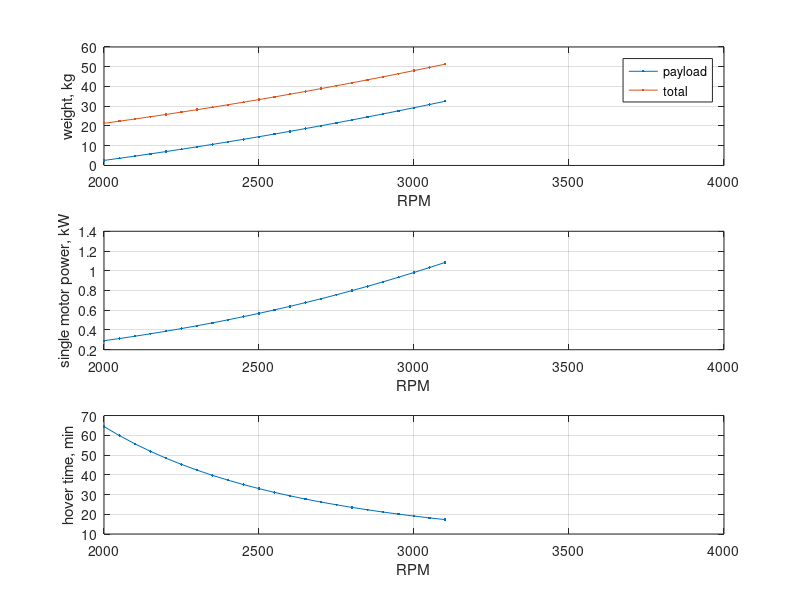
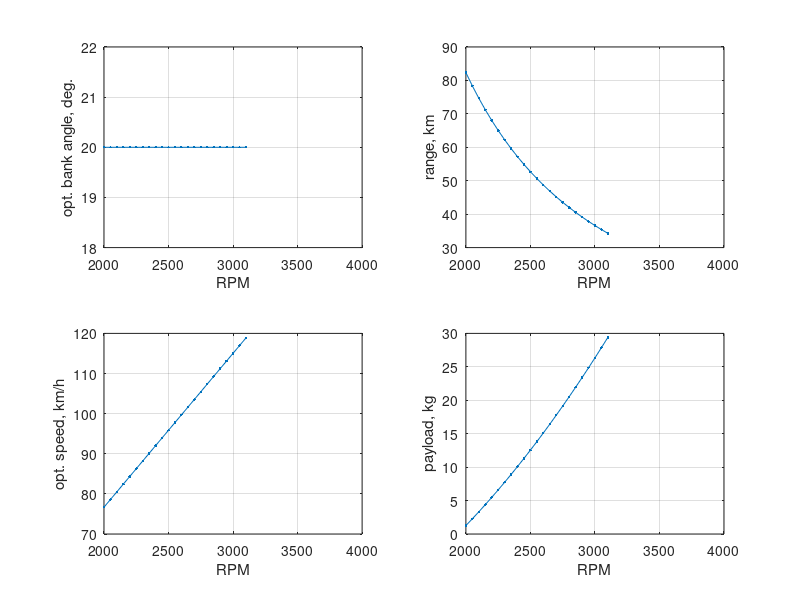

MATLAB code to generate these figures, in order:
%in this script we evaluate max. payload (assuming that motors are
%redundantly powerful) and range with this payload
%NOTE: this is typically to be run after we select parameters from
%multicopt_calc.m

clear

g_grav = 9.8;
rho = 1.22;

m_battery = 4*2.5; %total battery weight
m_motors = 8*0.6; %with ESC's
m_frame = 4; %kg, weight of bare frame (no batteries, payload, or motors+ESC's), can be made dependent on size and total weight
Rprop = 0.35;
Nprop = 8; %number of propellers

power_rated_kW = 1.1; %kW, RATED power of a single motor

p2w_batt = 1.3; %max.power-to-weight (kW/kg) for the selected sort of battery (ex.: LiPo - 5.7, LiIon - 1.5, solid state - 1.3)
e2w_batt = 900; %energy-to-weight (kJ/kg) for the selected sort of battery (ex.: LiPo - 450, LiIon - 650, solid state - 900)

RPMvec = 2000:50:4000;

%PROPELLER DATA, should repeat multicopt_calc.m
%from datasheet (copied from prop_static_thrust.m):
Rref = 0.25;
P1ref = 305;
Fprop1ref = 2.2*g_grav;
omega1_ref = 3559 * 2*pi/60; %convert rpm to rad/sec
%assume Fprop = alp * rho * omega^2 * R^4, Pconsumed = beta * rho * omega^3 * R^5
alp_est = Fprop1ref / (rho * omega1_ref^2 * Rref^4);
beta_est = P1ref / (rho * omega1_ref^3 * Rref^5);

%CALCULATIONS
power_batt_kW = m_battery*p2w_batt;

omega_vec = RPMvec * 2*pi/60; %convert rpm to rad/sec

Fprop_vec = Nprop * alp_est * rho * omega_vec.^2 .* Rprop.^4;
Power_vec = Nprop * beta_est * rho * omega_vec.^3 .* Rprop.^5;
m_payload_vec = Fprop_vec/g_grav - (m_battery + m_motors + m_frame);
t_hover = 1000*e2w_batt*m_battery ./ Power_vec;

pow_normalTF = ( Power_vec < 1000*min(power_batt_kW, power_rated_kW*Nprop) );
m_payload_vec(~pow_normalTF) = NaN;
Fprop_vec(~pow_normalTF) = NaN;
Power_vec(~pow_normalTF) = NaN;
t_hover(~pow_normalTF) = NaN;

%estimate range depending on bank angle
Vpayload = 0.1; %qub.m, volume of the payload bay (we assume it is a cubic box) 
Cdrag = 1.2;

theta_vec = (5:0.5:20)*pi/180; %array of bank angles - we will determine an optimal one
Seff = Vpayload^(2/3); %effective area producing drag

thetaopt_arr = NaN(size(RPMvec)); %to store optimal bank angle (for max. range)
speedopt_arr = NaN(size(RPMvec)); %to store optimal speed
range_arr = NaN(size(RPMvec)); %maximal range
m_payload_arr = NaN(size(RPMvec));
for k = 1:length(RPMvec)
    Fprop = Fprop_vec(k);
    Power = Power_vec(k);
    m_total_vec = Fprop*cos(theta_vec) / g_grav;
    m_payload_curvec = m_total_vec - (m_battery + m_motors + m_frame);

    %calculate hor. prop. force, and according cruise speed
    Fhor_vec = Fprop*sin(theta_vec);
    speed_vec = sqrt(Fhor_vec / (0.5*rho*Cdrag*Seff));
    t_cruise_vec = m_battery*e2w_batt / (0.001*Power);
    range_vec = t_cruise_vec.*speed_vec;

    %find optimal parameters of cruising
    [~, ind_opt] = max(range_vec);
    thetaopt_arr(k) = theta_vec(ind_opt);
    speedopt_arr(k) = speed_vec(ind_opt);
    range_arr(k) = range_vec(ind_opt);
    m_payload_arr(k) = m_payload_curvec(ind_opt);
end
thetaopt_arr(~pow_normalTF) = NaN;



%VISUALIZE
figure
subplot(311)
plot(RPMvec, m_payload_vec, '.-', RPMvec, Fprop_vec/g_grav, '.-'); grid on
legend('payload', 'total')
xlabel('RPM'); ylabel('weight, kg')
subplot(312)
plot(RPMvec, 0.001*Power_vec/Nprop, '.-'); grid on
xlabel('RPM'); ylabel('single motor power, kW')
subplot(313)
plot(RPMvec, t_hover/60, '.-'); grid on
xlabel('RPM'); ylabel('hover time, min')

figure
subplot(221)
plot(RPMvec, thetaopt_arr*180/pi, '.-'); grid on
xlabel('RPM'); ylabel('opt. bank angle, deg.')
subplot(223)
plot(RPMvec, speedopt_arr*3.6, '.-'); grid on
xlabel('RPM'); ylabel('opt. speed, km/h')
subplot(222)
plot(RPMvec, range_arr/1000, '.-'); grid on
xlabel('RPM'); ylabel('range, km')
subplot(224)
plot(RPMvec, m_payload_arr, '.-'); grid on
xlabel('RPM'); ylabel('payload, kg')



